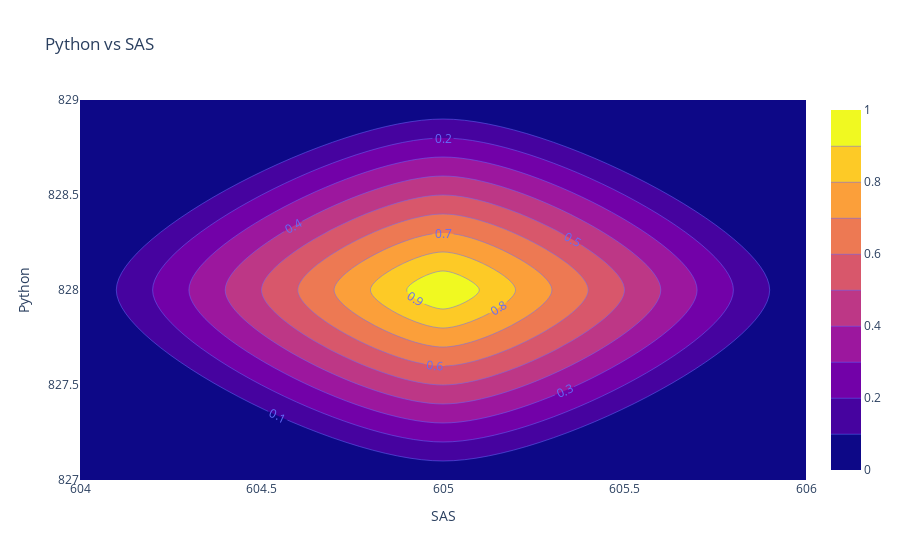

Notebook code for this chart:
### Code cell
python_vs_sas = px.density_contour(data_frame=technologies_df,
                                   x='SAS', y='Python',
                                   title='Python vs SAS')
python_vs_sas.update_traces(contours_coloring="fill", contours_showlabels = True)
python_vs_sas.show()

### Figure 1 — Plotly figure (JSON) as saved in the notebook; plotly's stock layout.template omitted (floating-point values rounded to 4 significant figures)
{"data": [{"contours": {"coloring": "fill", "showlabels": true}, "hovertemplate": "SAS=%{x}<br>Python=%{y}<br>count=%{z}<extra></extra>", "legendgroup": "", "line": {"color": "#636efa"}, "name": "", "showlegend": false, "type": "histogram2dcontour", "x": [605], "xaxis": "x", "xbingroup": "x", "y": [828], "yaxis": "y", "ybingroup": "y"}], "layout": {"legend": {"tracegroupgap": 0}, "title": {"text": "Python vs SAS"}, "xaxis": {"anchor": "y", "domain": [0, 1], "title": {"text": "SAS"}}, "yaxis": {"anchor": "x", "domain": [0, 1], "title": {"text": "Python"}}}}
